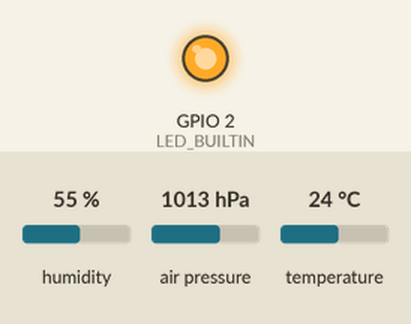
Recording of a program running on a simulated ESP8266 (NodeMCU). Shown: output pins drawn as LEDs (lit = HIGH, except the on-board LED, lit = LOW). The test bench sets the inputs (shaded band); at power-on: humidity 55 %, air pressure 1013 hPa, temperature 24 °C. WiFi joins after 1.5 s; servers stay silent unless stated; no MQTT or app messages arrive unless stated; what the program prints to the serial monitor is not drawn.

Above: at 2.5 s.
At 8.5 s:
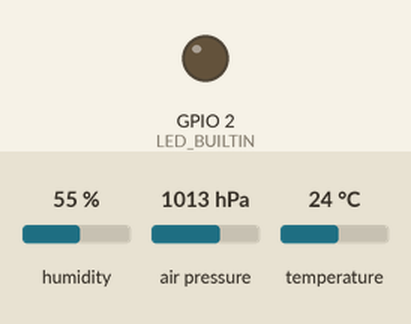
Timing chart, 0 to 17.1 s (numbered marks = the images above):
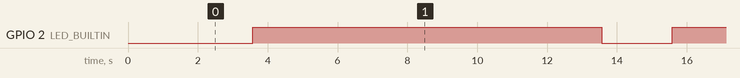

Measured:
- by itself, GPIO 2 (LED_BUILTIN): alternates HIGH for 10.0 s and LOW for 2.0 s

The program:

main.cpp
```cpp
/*
 Freifunk-IoT-Example-Sketch
 Github: https://github.com/FFS-IoT/
 Needs Adafruit-Sensor and BME280-Libary, PubSubClient and ESP8266 Enviroment
 Connects via I2C
 by Marvin Gaube <dev@marvingaube.de>
 SDA: GPIO0
 SCL: GPIO2
 You have to change "MQTT_MAX_PACKET_SIZE to at least 512 in your PubSubClient.h (usually under (your arduino folder)\libraries\PubSubClient\src
*/
#include <Arduino.h>
#include <ESP8266WiFi.h>
#include <PubSubClient.h>
#include <Wire.h>
#include <Adafruit_Sensor.h>
#include <Adafruit_BME280.h>


//Hier deine Sensor-ID einsetzen:
char sensorId[]="0x76";
//Hier deinen Sensor-Pin und Typ anpassen anpassen:
Adafruit_BME280 bme; // BME280 via I2C

// Config for FFS-IoT


const char* ssid = "WLAN";
const char* password = "1Qay2Wsx3Edc";
const char* mqtt_server = "192.168.0.10";

WiFiClient espClient;
PubSubClient client(espClient);

char msg[512];
char str_temp[10];
char str_humi[10];
char str_press[10];
float temperature = 0;
float humidity = 0;
float pressure = 0;


void setup_wifi() {

  delay(10);
  // Verbindung zu Freifunk aufbauen
  Serial.println();
  Serial.print("Connecting to ");
  Serial.println(ssid);

 //only Station, no AP
  WiFi.mode(WIFI_STA);
  WiFi.begin(ssid, password);

  while (WiFi.status() != WL_CONNECTED) {
    delay(500);
    Serial.print(".");
  }

  Serial.println("");
  Serial.println("WiFi connected");
  Serial.println("IP address: ");
  Serial.println(WiFi.localIP());
}

void reconnect() {
  // Reconnect
  while (!client.connected()) {
    Serial.print("Attempting MQTT connection...");
    // Attempt to connect
    if (client.connect("ESP8266Client")) {
      Serial.println("connected");
    } else {
      Serial.print("failed, rc=");
      Serial.print(client.state());
      Serial.println(" try again in 5 seconds");
      // Wait 5 seconds before retrying
      delay(5000);
    }
  }
}

void setup() {
  pinMode(LED_BUILTIN, OUTPUT);
  Serial.begin(115200);
  Wire.pins(0, 2);
  Wire.begin();
   setup_wifi();
  client.setServer(mqtt_server, 1883);
}


void loop() {
  //Reconnect MQTT
  if (!client.connected()) {
    reconnect();
  }
  client.loop();
  //Try to reach sensor, address 0x76 (maybe change to 0x77)
  while (! bme.begin(0x76)) {
        Serial.println("Could not find a valid BME280 sensor, check wiring!");
        snprintf(msg, sizeof(msg), "{\"%s._error\":1}",sensorId);
        Serial.print("Publish message: ");
        Serial.println(msg);
        client.publish("iot_input", msg);
        //Wait for transmit
        delay(200);
  }
  digitalWrite(LED_BUILTIN, LOW);
  //Read out sensor
    temperature = bme.readTemperature();
    humidity = bme.readHumidity();
    pressure = bme.readPressure()/100; //in hPa
    //Make Strings
    /* 4 is mininum width, 2 is precision; float value is copied onto str_temp*/
    dtostrf(temperature, 4, 2, str_temp);
    dtostrf(humidity, 4, 2, str_humi);
    dtostrf(pressure, 4, 2, str_press);

    //Handle sensor errors
    if (isnan(humidity) || isnan(temperature) || isnan(pressure)) {
      Serial.println("Failed to read from DHT sensor!");
      snprintf(msg, sizeof(msg), "{\"%s._error\":2}",sensorId);
    } else {
      //Make JSON-message
      snprintf(msg, sizeof(msg), "{\"temperature\":%s, \"humidity\":%s, \"pressure\":%s, \"error\":0}",str_temp,str_humi,str_press);
    }
    Serial.print("Publish message: ");
    Serial.println(msg);
    if(client.publish("iot_input", msg, strlen(msg))) {
    } else {
      //Handle transmit errors as far as possible (Buffer Overflows)
      snprintf(msg, sizeof(msg), "{\"%s._error\":100,\"%s._debug\":\"MQTT Error\"}",sensorId, sensorId);
      Serial.print("Publish message: ");
      Serial.println(msg);
      client.publish("iot_input", msg);
    }
    //Wait for transmit
    client.loop();
    delay(2000);
    digitalWrite(LED_BUILTIN, HIGH);

    delay(10000);
}
```
